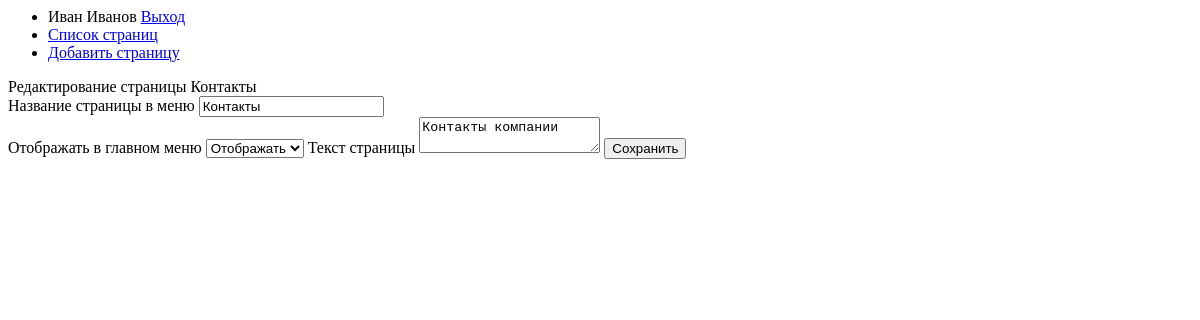
/site/admin/index.php?page=pageedit&id=2 (signed in), run on an earlier commit of the app's database.
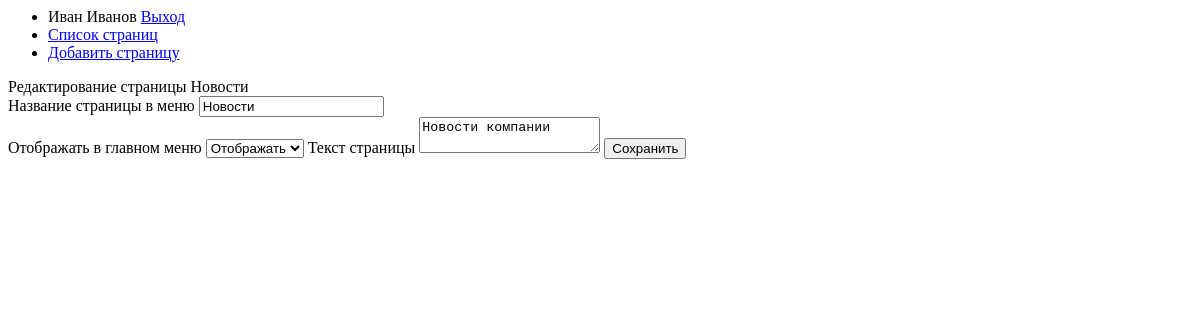
And on a later commit of the database.
### tables this page shows
CREATE TABLE `pages` (
  `id` int(2) NOT NULL AUTO_INCREMENT,
  `menu_name` varchar(50) DEFAULT NULL,
  `content` text,
  `visible_in_main_menu` enum('0','1') DEFAULT NULL,
  PRIMARY KEY (`id`)
);

### site/admin/index.php (called while the page is built)
<?php
require_once "header.php";
require_once "config/ini.php";
require_once "router.php";
require_once "footer.php";

### site/admin/config/ini.php (called while the page is built, shortened)
<?php
spl_autoload_register(function ($name)
{
    $name = str_replace('\\', '/', $name);
});
$pages = new CPage();

### site/admin/app/classes/Db.php (called while the page is built, shortened)
<?php
class Db extends Config
{
    protected $connection;
    public function __construct()
    {
        if($this->connection = mysqli_connect($this->host,$this->user,$this->pass,$this->db))
        {
            mysqli_query($this->connection,"SET NAMES UTF8");
        }
    }
    public function sql($query)
    {
        if($query)
        {
            $result = mysqli_query($this->connection,$query);
            while ($row = mysqli_fetch_assoc($result))
            {
                $pages[] = $row;
            }
            return $pages;
        }
    }
}

### site/admin/app/classes/MPage.php (called while the page is built, shortened)
<?php
class MPage extends Db
{
    protected function getPageForEdit($id)
    {
        $sql = "SELECT * FROM pages WHERE id='$id'";
        $result = $this->sql($sql);
        return $result;
    }
}

### site/admin/app/classes/CPage.php (called while the page is built, shortened)
<?php
class CPage extends MPage
{
    public function pageForEdit($id)
    {
        return $this->getPageForEdit($id);
    }
}

### site/admin/views/Vpageedit.php (the view, shortened to what this page needs)
<?php
$page = $pages->pageForEdit($_GET['id']);
echo "Редактирование страницы ".$page[0]['menu_name'];
?>
<form method="post">
    Название страницы в меню <input type="text" name="menu_name" value="<?=$page[0]['menu_name']?>"><br>
    Отображать в главном меню
    <select name="visible_in_main_menu">
        <option value="1">Отображать</option>
    </select>
    Текст страницы <textarea name="content"><?=$page[0]['content']?></textarea>
    <input type="submit" value="Сохранить">
</form>

What changed in the data, as far as the page shows it:
changed pages: menu_name "Контакты" → "Новости"; content "Контакты компании" → "Новости компании"
